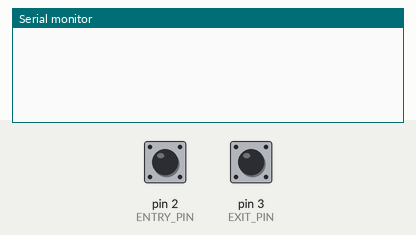
This sketch was run on a simulated Arduino Uno, built with avr-gcc and run on an emulated ATmega328P. On the bench: the last lines printed to the serial monitor. The inputs (shaded band) are chosen by the test bench; at power-on: pin 2 (ENTRY_PIN) HIGH, pin 3 (EXIT_PIN) HIGH.

Above: at 1.2 s.
1.3 s: pin 2 (ENTRY_PIN) pulled LOW for 0.15 s
At 2.4 s:
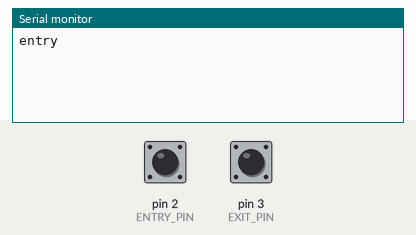
2.9 s: pin 3 (EXIT_PIN) pulled LOW for 0.15 s
At 3.7 s:
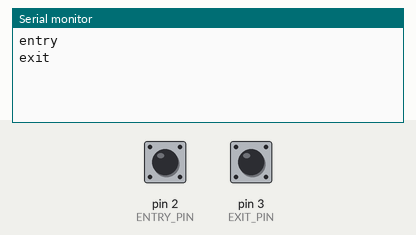

The sketch:

wokwi.ino
```cpp
#define ENTRY_PIN 2
#define EXIT_PIN 3

int lastEntryState = HIGH;
int lastExitState = HIGH;

void setup() {
  Serial.begin(9600);
  pinMode(ENTRY_PIN, INPUT_PULLUP);
  pinMode(EXIT_PIN, INPUT_PULLUP);
}

void loop() {
  int entryState = digitalRead(ENTRY_PIN);
  int exitState = digitalRead(EXIT_PIN);

  if (entryState == LOW && lastEntryState == HIGH) {
    Serial.println("entry");
    delay(200); // debounce
  }

  if (exitState == LOW && lastExitState == HIGH) {
    Serial.println("exit");
    delay(200); // debounce
  }

  lastEntryState = entryState;
  lastExitState = exitState;
}
```

Measured:
- after the input at 1.3 s, the serial monitor: prints a new line at once (image 1)
- after the input at 2.9 s, the serial monitor: prints a new line at once (image 2)
